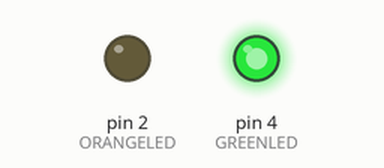
Simulated run of this program. Board: Teensy 4. Shown: output pins drawn as LEDs (lit = HIGH). The local clock reads 2024-03-15 10:24:30 at power-on unless the program sets it; what the program prints to the serial monitor is not drawn.

Above: at 0.1 s.
At 1.1 s:
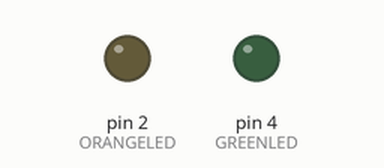
Timing chart, 0 to 2.6 s (numbered marks = the images above):
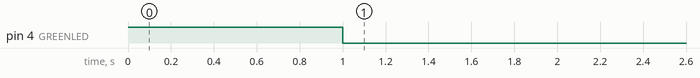

The program:

main.cpp
```cpp
#include "Arduino.h"
#include <TimeLib.h>
#include <Time.h>
#include <SPI.h>
#include <Wire.h>
#include "RTClib.h"

// Use this code while teensy is connected to a computer to set the rtc if it has not yet been set

RTC_PCF8523 rtc;

#define ORANGELED 2
#define GREENLED 4

void rtcInitialize() {
  rtc.begin(&Wire1); // Wire1: RTC SDA 17, SCL 16

  if (! rtc.begin(&Wire1)) {
    Serial.println("Couldn't find RTC");
    Serial.flush();
    digitalWrite(ORANGELED, HIGH);
    delay(1000);
    digitalWrite(ORANGELED, LOW);
    delay(1000);
    while (1) delay(10);
  }

  else {
    digitalWrite(GREENLED, HIGH);
    delay(1000);
    digitalWrite(GREENLED, LOW);
    delay(1000);
  }

Serial.println("RTC lost power, let's set the time!");
rtc.adjust(DateTime(F(__DATE__), F(__TIME__)));

rtc.start();
}

void setup() {
  Serial.begin(57600);

#ifndef ESP8266
  while (!Serial);
#endif

  pinMode(ORANGELED, OUTPUT);
  pinMode(GREENLED, OUTPUT);

  rtcInitialize();
}


void loop() {
  DateTime now = rtc.now();

  Serial.print(now.year(), DEC);
  Serial.print('/');
  Serial.print(now.month(), DEC);
  Serial.print('/');
  Serial.print(now.day(), DEC);
  Serial.print(" ");
  Serial.print(now.hour(), DEC);
  Serial.print(':');
  Serial.print(now.minute(), DEC);
  Serial.print(':');
  Serial.print(now.second(), DEC);
  Serial.println();

  delay(1000);
}
```
